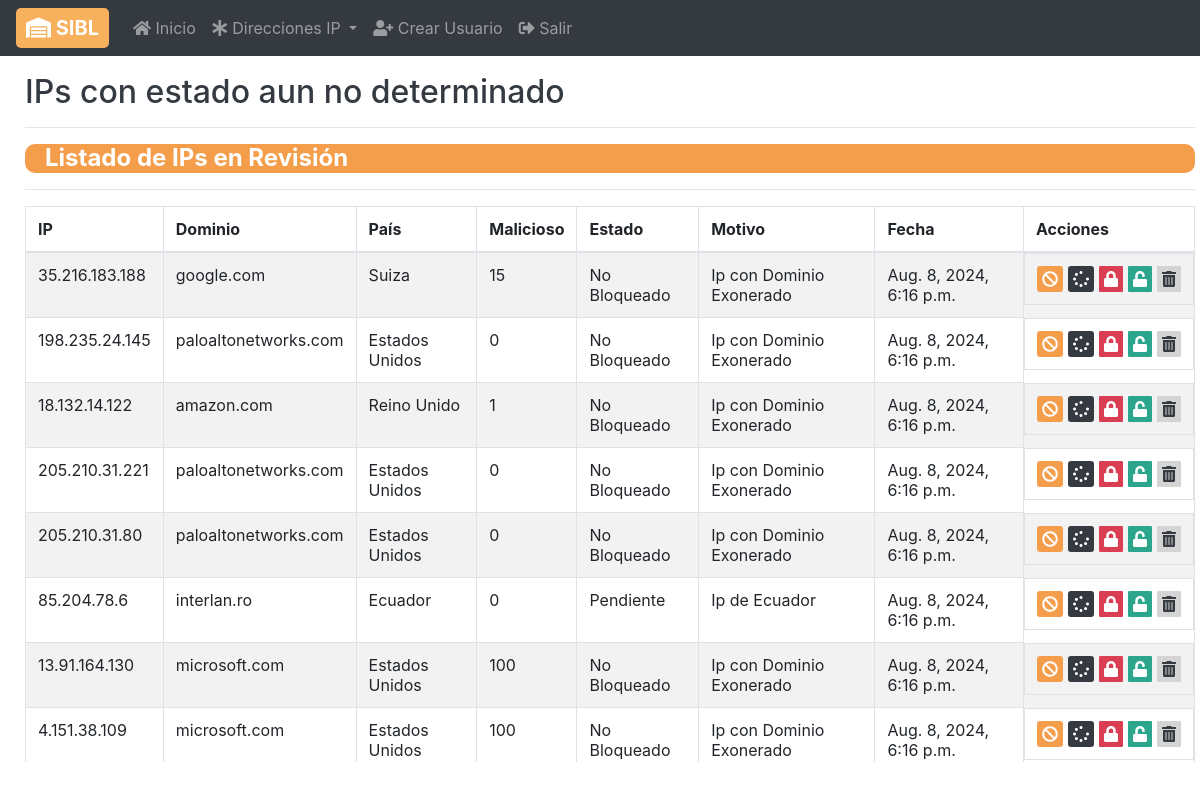
The page /enRevision/ (signed in) on the database its author committed.
### control/models.py (models this page shows, shortened)
class Casos_Especiales(models.Model):
    ipEspecial = models.OneToOneField(IP, on_delete=models.CASCADE, unique=True)
    razon = models.CharField(max_length=200, default="Motivo Desconocido")

class IP(models.Model):
    fw = (
        ("SI", 'SI'),
        ("NO", 'NO'),
    )
    estados = (
        ("Bloqueado","Bloqueado"),
        ("Bloqueado Temporal","Bloqueado Temporal"),
        ("Pendiente","Pendiente"),
        ("Exonerado","Exonerado"),
        ("No Bloqueado","No Bloqueado"),
        ("Nuevo","Nuevo"),
    )
    fuentes = (
        ("SOC","SOC"),
        ("Fuentes de Inteligencia","Fuentes de Inteligencia"),
        ("Pentesting","Pentesting"),
        ("Ejercicios SI","Ejercicios SI"),
        ("Desconocido","Desconocido"),
    )
    ip = models.CharField(max_length=20 , unique=True)
    estado = models.CharField(max_length=100 , choices=estados , default="Nuevo")
    malicioso = models.IntegerField(null=True)
    isp = models.CharField(max_length=100 , null=True)
    tipoUso = models.CharField(max_length=100 , null=True)
    pais = models.ForeignKey(Pais, on_delete=models.CASCADE , null=True)
    dominio = models.ForeignKey(Dominio, on_delete=models.CASCADE)
    ataques = models.CharField(max_length=100 , null=True)
    descripcion = models.CharField(max_length=500 , null=True)
    peticiones = models.IntegerField(null=True , default=0)
    firewall = models.CharField(max_length=5, choices=fw , default= "NO")
    usuario = models.CharField(max_length=100 , null=True)
    fecha = models.DateTimeField(null=True , default=datetime.now())
    fuente = models.CharField(max_length=100 , choices=fuentes , default="Desconocido")

class Dominio(models.Model):
    nomDominio = models.CharField(max_length=100, unique=True)

class Pais(models.Model):
    nombre = models.CharField(max_length=500, null=False, unique=True)
    name = models.CharField(max_length=500 , default="Desconocido")
    iso2 = models.CharField(max_length=10 , default="00")
    iso3 = models.CharField(max_length=10 , default="000")
    phonecod = models.CharField(max_length=10 , default="00000")

### control/views.py (the view)
# urls.py: path('enRevision/', views.enRevision, name="enRevision"),
@login_required
def enRevision(request): # Para llamar al final de la carga de archivos los casos especiales o pendientes de IPs
    revisarIPsTemporales(request)
    especiales = Casos_Especiales.objects.all()
    return render(request , 'ipRevision.html' , {'especiales':especiales , 'rutaRetorno': urlencode({'rutaRetorno': request.path})})

### control/views.py (called while the page is built, shortened)
@login_required
def revisarIPsTemporales(request): # Revisa los periodos de bloqueo de cada una de las IPs establecidas con bloqueo temporal
    ipsTemporales = BloqueadasTemporales.objects.all()

### control/templates/ipRevision.html (shortened to what this page needs)
{% extends 'sidebar.html' %}
{% load static %}
{% block estilos %}
<link href="{% static 'css/detector.css' %}" rel="stylesheet">
<link href="https://cdn.datatables.net/2.0.5/css/dataTables.bootstrap4.css" rel="stylesheet">
{% endblock %}
{% block content %}
<div class="container">
    <h2 style="margin-top: 15px;">IPs con estado aun no determinado</h2>
    <hr>
    <h4 style="background-color: #f49e4c; border-radius: 10px; color: white; padding-left: 20px;"><strong>Listado de IPs en Revisión</strong></h4><hr>
    <table id="tabla_datos" class="table table-striped table-bordered" style="width:100%">
        <thead>
          <tr>
            <th>IP</th>
            <th>Dominio</th>
            <th>País</th>
            <th>Malicioso</th>
            <th>Estado</th>
            <th>Motivo</th>
            <th>Fecha</th>
            <th>Acciones</th>
          </tr>
        </thead>
        {% for especial in especiales %}
        <tr>
          <td> {{ especial.ipEspecial.ip }}</td>
          <td> {{ especial.ipEspecial.dominio.nomDominio }}</td>
          <td> {{ especial.ipEspecial.pais.nombre }}</td>
          <td> {{ especial.ipEspecial.malicioso }}</td>
          <td> {{ especial.ipEspecial.estado }}</td>
          <td> {{ especial.razon }}</td>
          <td> {{ especial.ipEspecial.fecha }}</td>
          <td class="acciones">
            <a href="{% url 'noBloquear' id=especial.ipEspecial.id %}" class="modificar">
                <i class="fas fa-ban" title="No Bloquear"></i><span class="sr-only">No Bloquear</span>
            </a>
            <a href="{% url 'enPendiente' id=especial.ipEspecial.id %}"  class="eliminada">
                <i class="fas fa-spinner" title="Pendiente"></i><span class="sr-only">Pendiente</span>
            </a>
            <a href="{% url 'anadirANegra' id=especial.ipEspecial.id rutaRetorno=rutaRetorno %}" class="bloquear">
                <i class="fas fa-lock" title="Bloquear"></i><span class="sr-only">Bloquear</span>
            </a>
            <a href="{% url 'añadirABlanca' id=especial.ipEspecial.id rutaRetorno=rutaRetorno %}"  class="exonerar">
                <i class="fas fa-unlock" title="Exonerar"></i><span class="sr-only">Exonerar</span>
            </a>
            <a href="{% url 'eliminar' id=especial.ipEspecial.id rutaRetorno=rutaRetorno %}"  class="quitar">
                <i class="fas fa-trash-alt" title="Eliminar"></i><span class="sr-only">Eliminar</span>
            </a>
          </td>
        </tr>
        {% endfor %}
    </table>
</div>
{% endblock %}

### control/static/css/styleSidebar.css (style rules this page uses)
.fondo .content .container { align-items: center; position: absolute; height: 88%; width: 100%; background-color:white; color: #343a40; border-radius: 15px; max-height: 90%; max-width: 100%; overflow-y: auto; }

### control/static/css/detector.css (style rules this page uses)
table tr .acciones { display: grid; grid-template-columns: repeat(5, auto); align-items: center; grid-template-rows: 1fr; gap: 5px; }
table tr td a { border-radius: 5%; text-decoration: none; color: white; }
table tr td a i { padding: 5px; border-radius: 3px }
table tr td .modificar i { background-color:#f49e4c; }
table tr td .eliminada i { background-color:#343a40; }
table tr td .exonerar { background-color:#2ca58d; }
table tr td .bloquear { background-color:#da3e52; }
table tr td .quitar { color: #343a40; background-color:#d4d4d4; }

### rows shown on the page
Casos_Especiales: ipEspecial.ip "35.216.183.188", ipEspecial.dominio.nomDominio "google.com", ipEspecial.pais.nombre "Suiza", ipEspecial.malicioso "15", ipEspecial.estado "No Bloqueado", razon "Ip con Dominio Exonerado", ipEspecial.fecha "Aug. 8, 2024, 6:16 p.m."
Casos_Especiales: ipEspecial.ip "198.235.24.145", ipEspecial.dominio.nomDominio "paloaltonetworks.com", ipEspecial.pais.nombre "Estados Unidos", ipEspecial.malicioso "0", ipEspecial.estado "No Bloqueado", razon "Ip con Dominio Exonerado", ipEspecial.fecha "Aug. 8, 2024, 6:16 p.m."
Casos_Especiales: ipEspecial.ip "18.132.14.122", ipEspecial.dominio.nomDominio "amazon.com", ipEspecial.pais.nombre "Reino Unido", ipEspecial.malicioso "1", ipEspecial.estado "No Bloqueado", razon "Ip con Dominio Exonerado", ipEspecial.fecha "Aug. 8, 2024, 6:16 p.m."
Casos_Especiales: ipEspecial.ip "205.210.31.221", ipEspecial.dominio.nomDominio "paloaltonetworks.com", ipEspecial.pais.nombre "Estados Unidos", ipEspecial.malicioso "0", ipEspecial.estado "No Bloqueado", razon "Ip con Dominio Exonerado", ipEspecial.fecha "Aug. 8, 2024, 6:16 p.m."
Casos_Especiales: ipEspecial.ip "205.210.31.80", ipEspecial.dominio.nomDominio "paloaltonetworks.com", ipEspecial.pais.nombre "Estados Unidos", ipEspecial.malicioso "0", ipEspecial.estado "No Bloqueado", razon "Ip con Dominio Exonerado", ipEspecial.fecha "Aug. 8, 2024, 6:16 p.m."
Casos_Especiales: ipEspecial.ip "85.204.78.6", ipEspecial.dominio.nomDominio "interlan.ro", ipEspecial.pais.nombre "Ecuador", ipEspecial.malicioso "0", ipEspecial.estado "Pendiente", razon "Ip de Ecuador", ipEspecial.fecha "Aug. 8, 2024, 6:16 p.m."
Casos_Especiales: ipEspecial.ip "13.91.164.130", ipEspecial.dominio.nomDominio "microsoft.com", ipEspecial.pais.nombre "Estados Unidos", ipEspecial.malicioso "100", ipEspecial.estado "No Bloqueado", razon "Ip con Dominio Exonerado", ipEspecial.fecha "Aug. 8, 2024, 6:16 p.m."
Casos_Especiales: ipEspecial.ip "4.151.38.109", ipEspecial.dominio.nomDominio "microsoft.com", ipEspecial.pais.nombre "Estados Unidos", ipEspecial.malicioso "100", ipEspecial.estado "No Bloqueado", razon "Ip con Dominio Exonerado", ipEspecial.fecha "Aug. 8, 2024, 6:16 p.m."
